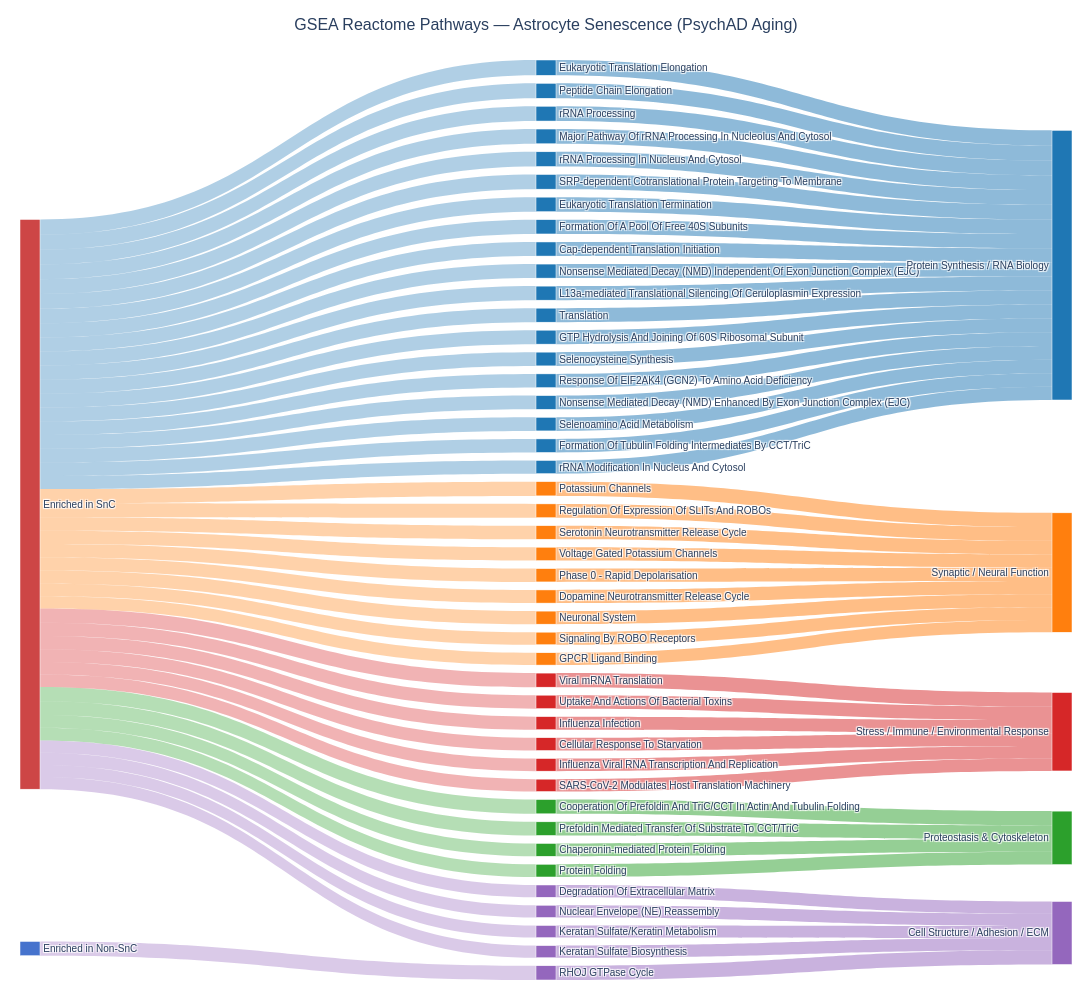

Write notebook code for a chart like this one.
### Code cell
# ============================================================
# Step 4: Sankey — Direction → Pathway → Functional Category
# ============================================================
import plotly.graph_objects as go
import numpy as np

# --- Prepare data ---
df = sig_reactome.copy()

# Clean pathway names (remove R-HSA IDs for display)
df['Pathway'] = df['Term'].str.replace(r'\s*R-HSA-\d+', '', regex=True)

# Direction labels
df['Direction'] = np.where(df['NES'] > 0, 'Enriched in SnC', 'Enriched in Non-SnC')

# --- Build node list ---
directions = df['Direction'].unique().tolist()
pathways = df['Pathway'].tolist()
categories = df['Category'].unique().tolist()

# Order categories consistently
cat_order = [
    'Protein Synthesis / RNA Biology',
    'Synaptic / Neural Function',
    'Stress / Immune / Environmental Response',
    'Proteostasis & Cytoskeleton',
    'Cell Structure / Adhesion / ECM'
]
categories = [c for c in cat_order if c in categories]

all_nodes = directions + pathways + categories
node_idx = {name: i for i, name in enumerate(all_nodes)}

# --- Build links ---
sources = []
targets = []
values = []
link_colors = []

# Color palettes
cat_colors = {
    'Protein Synthesis / RNA Biology':          'rgba(31, 119, 180, 0.7)',   # blue
    'Synaptic / Neural Function':               'rgba(255, 127, 14, 0.7)',   # orange
    'Stress / Immune / Environmental Response':  'rgba(214, 39, 40, 0.7)',    # red
    'Proteostasis & Cytoskeleton':              'rgba(44, 160, 44, 0.7)',    # green
    'Cell Structure / Adhesion / ECM':          'rgba(148, 103, 189, 0.7)',  # purple
}

cat_colors_solid = {k: v.replace('0.7', '1.0') for k, v in cat_colors.items()}

dir_colors = {
    'Enriched in SnC':     'rgba(200, 50, 50, 0.9)',
    'Enriched in Non-SnC': 'rgba(50, 100, 200, 0.9)',
}

for _, row in df.iterrows():
    nes_abs = abs(row['NES'])
    cat = row['Category']
    
    # Direction → Pathway
    sources.append(node_idx[row['Direction']])
    targets.append(node_idx[row['Pathway']])
    values.append(nes_abs)
    link_colors.append(cat_colors[cat].replace('0.7', '0.35'))
    
    # Pathway → Category
    sources.append(node_idx[row['Pathway']])
    targets.append(node_idx[cat])
    values.append(nes_abs)
    link_colors.append(cat_colors[cat].replace('0.7', '0.5'))

# --- Node colors ---
node_colors = []
for n in all_nodes:
    if n in dir_colors:
        node_colors.append(dir_colors[n])
    elif n in cat_colors_solid:
        node_colors.append(cat_colors_solid[n])
    else:
        # Pathway node: color by its category
        match = df[df['Pathway'] == n]
        if len(match) > 0:
            node_colors.append(cat_colors_solid[match.iloc[0]['Category']])
        else:
            node_colors.append('rgba(150,150,150,0.8)')

# --- Create Sankey ---
fig = go.Figure(data=[go.Sankey(
    arrangement='snap',
    node=dict(
        pad=8,
        thickness=20,
        line=dict(color='white', width=0.5),
        label=all_nodes,
        color=node_colors,
    ),
    link=dict(
        source=sources,
        target=targets,
        value=values,
        color=link_colors,
    )
)])

fig.update_layout(
    title=dict(
        text='GSEA Reactome Pathways — Astrocyte Senescence (PsychAD Aging)',
        font=dict(size=16),
        x=0.5
    ),
    font=dict(size=10, family='Arial'),
    width=1600,
    height=1000,
    margin=dict(l=20, r=20, t=60, b=20),
)

fig.show()

# --- Export ---
import os
os.makedirs(FIGURES_DIR, exist_ok=True)

db_short = 'reactome'
base = FIGURES_DIR / f'{DATASET}_{CELL_TYPE.lower()}_{db_short}_gsea_sankey'

fig.write_html(str(base.with_suffix('.html')))
fig.write_image(str(base.with_suffix('.svg')), format='svg')
fig.write_image(str(base.with_suffix('.pdf')), format='pdf')

print(f"✅ Exported to {FIGURES_DIR}:")
print(f"   {base.with_suffix('.html').name}")
print(f"   {base.with_suffix('.svg').name}")
print(f"   {base.with_suffix('.pdf').name}")

print("✅ Exported: sankey_reactome_gsea.html / .svg / .pdf")

### Figure 1 — Plotly figure (JSON) as saved in the notebook; plotly's stock layout.template omitted (floating-point values rounded to 4 significant figures)
{"data": [{"arrangement": "snap", "link": {"color": ["rgba(31, 119, 180, 0.35)", "rgba(31, 119, 180, 0.5)", "rgba(31, 119, 180, 0.35)", "rgba(31, 119, 180, 0.5)", "rgba(31, 119, 180, 0.35)", "rgba(31, 119, 180, 0.5)", "rgba(31, 119, 180, 0.35)", "rgba(31, 119, 180, 0.5)", "rgba(31, 119, 180, 0.35)", "rgba(31, 119, 180, 0.5)", "rgba(31, 119, 180, 0.35)", "rgba(31, 119, 180, 0.5)", "rgba(31, 119, 180, 0.35)", "rgba(31, 119, 180, 0.5)", "rgba(44, 160, 44, 0.35)", "rgba(44, 160, 44, 0.5)", "rgba(31, 119, 180, 0.35)", "rgba(31, 119, 180, 0.5)", "rgba(255, 127, 14, 0.35)", "rgba(255, 127, 14, 0.5)", "rgba(31, 119, 180, 0.35)", "rgba(31, 119, 180, 0.5)", "rgba(214, 39, 40, 0.35)", "rgba(214, 39, 40, 0.5)", "rgba(31, 119, 180, 0.35)", "rgba(31, 119, 180, 0.5)", "rgba(31, 119, 180, 0.35)", "rgba(31, 119, 180, 0.5)", "rgba(31, 119, 180, 0.35)", "rgba(31, 119, 180, 0.5)", "rgba(31, 119, 180, 0.35)", "rgba(31, 119, 180, 0.5)", "rgba(255, 127, 14, 0.35)", "rgba(255, 127, 14, 0.5)", "rgba(31, 119, 180, 0.35)", "rgba(31, 119, 180, 0.5)", "rgba(31, 119, 180, 0.35)", "rgba(31, 119, 180, 0.5)", "rgba(31, 119, 180, 0.35)", "rgba(31, 119, 180, 0.5)", "rgba(44, 160, 44, 0.35)", "rgba(44, 160, 44, 0.5)", "rgba(31, 119, 180, 0.35)", "rgba(31, 119, 180, 0.5)", "rgba(31, 119, 180, 0.35)", "rgba(31, 119, 180, 0.5)", "rgba(255, 127, 14, 0.35)", "rgba(255, 127, 14, 0.5)", "rgba(214, 39, 40, 0.35)", "rgba(214, 39, 40, 0.5)", "rgba(255, 127, 14, 0.35)", "rgba(255, 127, 14, 0.5)", "rgba(255, 127, 14, 0.35)", "rgba(255, 127, 14, 0.5)", "rgba(31, 119, 180, 0.35)", "rgba(31, 119, 180, 0.5)", "rgba(255, 127, 14, 0.35)", "rgba(255, 127, 14, 0.5)", "rgba(214, 39, 40, 0.35)", "rgba(214, 39, 40, 0.5)", "rgba(255, 127, 14, 0.35)", "rgba(255, 127, 14, 0.5)", "rgba(44, 160, 44, 0.35)", "rgba(44, 160, 44, 0.5)", "rgba(214, 39, 40, 0.35)", "rgba(214, 39, 40, 0.5)", "rgba(44, 160, 44, 0.35)", "rgba(44, 160, 44, 0.5)", "rgba(214, 39, 40, 0.35)", "rgba(214, 39, 40, 0.5)", "rgba(255, 127, 14, 0.35)", "rgba(255, 127, 14, 0.5)", "rgba(214, 39, 40, 0.35)", "rgba(214, 39, 40, 0.5)", "rgba(255, 127, 14, 0.35)", "rgba(255, 127, 14, 0.5)", "rgba(148, 103, 189, 0.35)", "rgba(148, 103, 189, 0.5)", "rgba(148, 103, 189, 0.35)", "rgba(148, 103, 189, 0.5)", "rgba(148, 103, 189, 0.35)", "rgba(148, 103, 189, 0.5)", "rgba(148, 103, 189, 0.35)", "rgba(148, 103, 189, 0.5)", "rgba(148, 103, 189, 0.35)", "rgba(148, 103, 189, 0.5)"], "source": [0, 2, 0, 3, 0, 4, 0, 5, 0, 6, 0, 7, 0, 8, 0, 9, 0, 10, 0, 11, 0, 12, 0, 13, 0, 14, 0, 15, 0, 16, 0, 17, 0, 18, 0, 19, 0, 20, 0, 21, 0, 22, 0, 23, 0, 24, 0, 25, 0, 26, 0, 27, 0, 28, 0, 29, 0, 30, 0, 31, 0, 32, 0, 33, 0, 34, 0, 35, 0, 36, 0, 37, 0, 38, 0, 39, 0, 40, 0, 41, 0, 42, 0, 43, 1, 44], "target": [2, 45, 3, 45, 4, 45, 5, 45, 6, 45, 7, 45, 8, 45, 9, 48, 10, 45, 11, 46, 12, 45, 13, 47, 14, 45, 15, 45, 16, 45, 17, 45, 18, 46, 19, 45, 20, 45, 21, 45, 22, 48, 23, 45, 24, 45, 25, 46, 26, 47, 27, 46, 28, 46, 29, 45, 30, 46, 31, 47, 32, 46, 33, 48, 34, 47, 35, 48, 36, 47, 37, 46, 38, 47, 39, 46, 40, 49, 41, 49, 42, 49, 43, 49, 44, 49], "value": [2.168, 2.168, 2.109, 2.109, 2.091, 2.091, 2.082, 2.082, 2.081, 2.081, 2.072, 2.072, 2.054, 2.054, 2.019, 2.019, 2.019, 2.019, 2.011, 2.011, 1.993, 1.993, 1.992, 1.992, 1.986, 1.986, 1.985, 1.985, 1.982, 1.982, 1.972, 1.972, 1.953, 1.953, 1.942, 1.942, 1.941, 1.941, 1.938, 1.938, 1.927, 1.927, 1.921, 1.921, 1.915, 1.915, 1.912, 1.912, 1.901, 1.901, 1.893, 1.893, 1.882, 1.882, 1.865, 1.865, 1.863, 1.863, 1.849, 1.849, 1.847, 1.847, 1.811, 1.811, 1.81, 1.81, 1.799, 1.799, 1.787, 1.787, 1.777, 1.777, 1.749, 1.749, 1.744, 1.744, 1.734, 1.734, 1.727, 1.727, 1.717, 1.717, 1.713, 1.713, 2.016, 2.016]}, "node": {"color": ["rgba(200, 50, 50, 0.9)", "rgba(50, 100, 200, 0.9)", "rgba(31, 119, 180, 1.0)", "rgba(31, 119, 180, 1.0)", "rgba(31, 119, 180, 1.0)", "rgba(31, 119, 180, 1.0)", "rgba(31, 119, 180, 1.0)", "rgba(31, 119, 180, 1.0)", "rgba(31, 119, 180, 1.0)", "rgba(44, 160, 44, 1.0)", "rgba(31, 119, 180, 1.0)", "rgba(255, 127, 14, 1.0)", "rgba(31, 119, 180, 1.0)", "rgba(214, 39, 40, 1.0)", "rgba(31, 119, 180, 1.0)", "rgba(31, 119, 180, 1.0)", "rgba(31, 119, 180, 1.0)", "rgba(31, 119, 180, 1.0)", "rgba(255, 127, 14, 1.0)", "rgba(31, 119, 180, 1.0)", "rgba(31, 119, 180, 1.0)", "rgba(31, 119, 180, 1.0)", "rgba(44, 160, 44, 1.0)", "rgba(31, 119, 180, 1.0)", "rgba(31, 119, 180, 1.0)", "rgba(255, 127, 14, 1.0)", "rgba(214, 39, 40, 1.0)", "rgba(255, 127, 14, 1.0)", "rgba(255, 127, 14, 1.0)", "rgba(31, 119, 180, 1.0)", "rgba(255, 127, 14, 1.0)", "rgba(214, 39, 40, 1.0)", "rgba(255, 127, 14, 1.0)", "rgba(44, 160, 44, 1.0)", "rgba(214, 39, 40, 1.0)", "rgba(44, 160, 44, 1.0)", "rgba(214, 39, 40, 1.0)", "rgba(255, 127, 14, 1.0)", "rgba(214, 39, 40, 1.0)", "rgba(255, 127, 14, 1.0)", "rgba(148, 103, 189, 1.0)", "rgba(148, 103, 189, 1.0)", "rgba(148, 103, 189, 1.0)", "rgba(148, 103, 189, 1.0)", "rgba(148, 103, 189, 1.0)", "rgba(31, 119, 180, 1.0)", "rgba(255, 127, 14, 1.0)", "rgba(214, 39, 40, 1.0)", "rgba(44, 160, 44, 1.0)", "rgba(148, 103, 189, 1.0)"], "label": ["Enriched in SnC", "Enriched in Non-SnC", "Eukaryotic Translation Elongation", "Peptide Chain Elongation", "rRNA Processing", "Major Pathway Of rRNA Processing In Nucleolus And Cytosol", "rRNA Processing In Nucleus And Cytosol", "SRP-dependent Cotranslational Protein Targeting To Membrane", "Eukaryotic Translation Termination", "Cooperation Of Prefoldin And TriC/CCT In Actin And Tubulin Folding", "Formation Of A Pool Of Free 40S Subunits", "Potassium Channels", "Cap-dependent Translation Initiation", "Viral mRNA Translation", "Nonsense Mediated Decay (NMD) Independent Of Exon Junction Complex (EJC)", "L13a-mediated Translational Silencing Of Ceruloplasmin Expression", "Translation", "GTP Hydrolysis And Joining Of 60S Ribosomal Subunit", "Regulation Of Expression Of SLITs And ROBOs", "Selenocysteine Synthesis", "Response Of EIF2AK4 (GCN2) To Amino Acid Deficiency", "Nonsense Mediated Decay (NMD) Enhanced By Exon Junction Complex (EJC)", "Prefoldin Mediated Transfer Of Substrate To CCT/TriC", "Selenoamino Acid Metabolism", "Formation Of Tubulin Folding Intermediates By CCT/TriC", "Serotonin Neurotransmitter Release Cycle", "Uptake And Actions Of Bacterial Toxins", "Voltage Gated Potassium Channels", "Phase 0 - Rapid Depolarisation", "rRNA Modification In Nucleus And Cytosol", "Dopamine Neurotransmitter Release Cycle", "Influenza Infection", "Neuronal System", "Chaperonin-mediated Protein Folding", "Cellular Response To Starvation", "Protein Folding", "Influenza Viral RNA Transcription And Replication", "Signaling By ROBO Receptors", "SARS-CoV-2 Modulates Host Translation Machinery", "GPCR Ligand Binding", "Degradation Of Extracellular Matrix", "Nuclear Envelope (NE) Reassembly", "Keratan Sulfate/Keratin Metabolism", "Keratan Sulfate Biosynthesis", "RHOJ GTPase Cycle", "Protein Synthesis / RNA Biology", "Synaptic / Neural Function", "Stress / Immune / Environmental Response", "Proteostasis & Cytoskeleton", "Cell Structure / Adhesion / ECM"], "line": {"color": "white", "width": 0.5}, "pad": 8, "thickness": 20}, "type": "sankey"}], "layout": {"font": {"family": "Arial", "size": 10}, "height": 1000, "margin": {"b": 20, "l": 20, "r": 20, "t": 60}, "title": {"font": {"size": 16}, "text": "GSEA Reactome Pathways — Astrocyte Senescence (PsychAD Aging)", "x": 0.5}, "width": 1600}}
